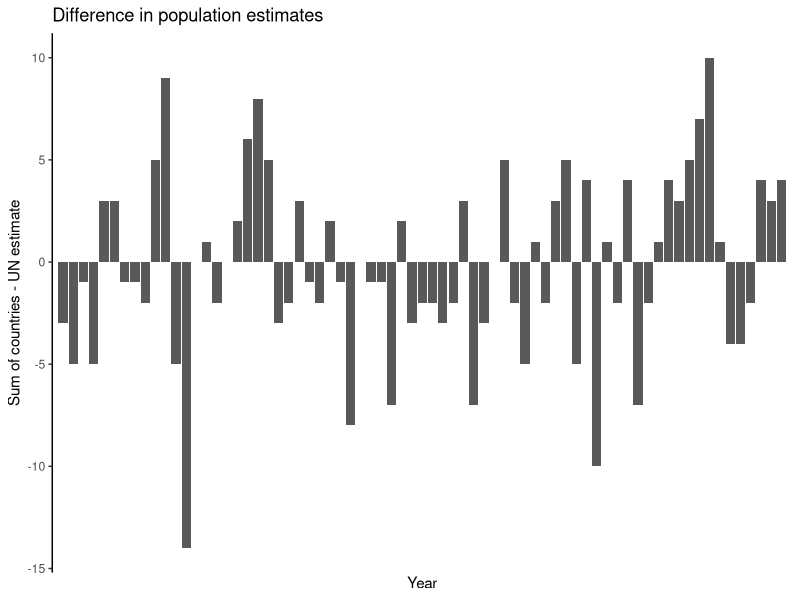
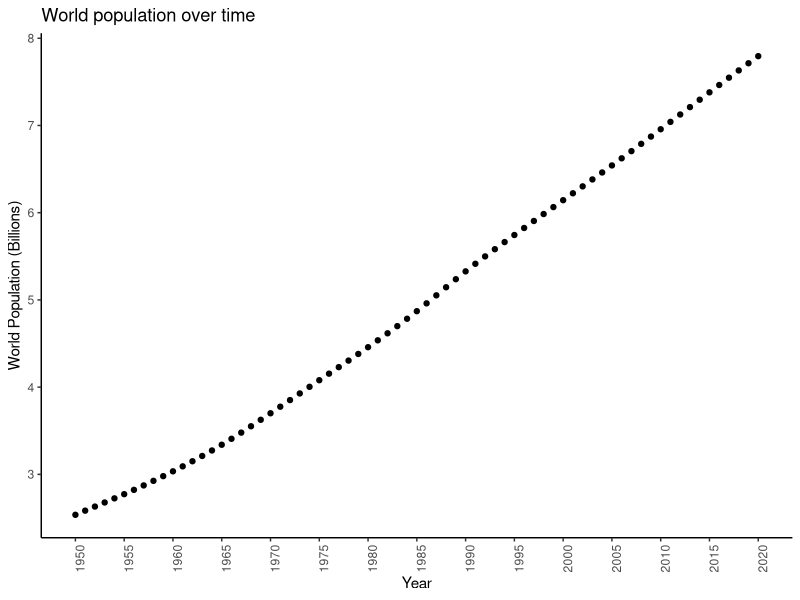
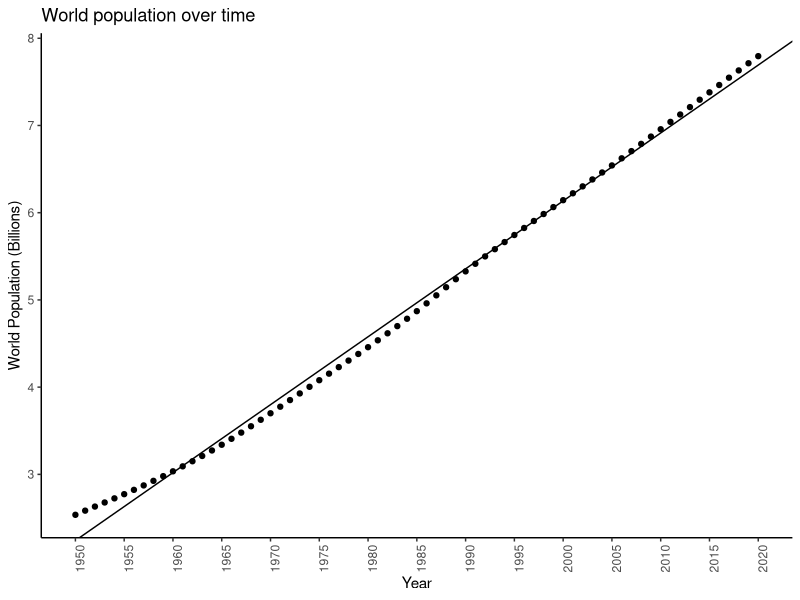
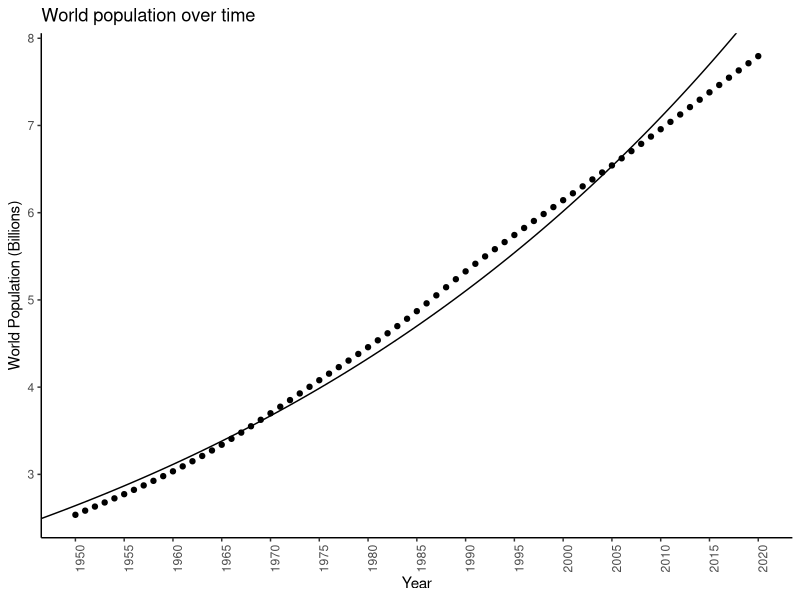
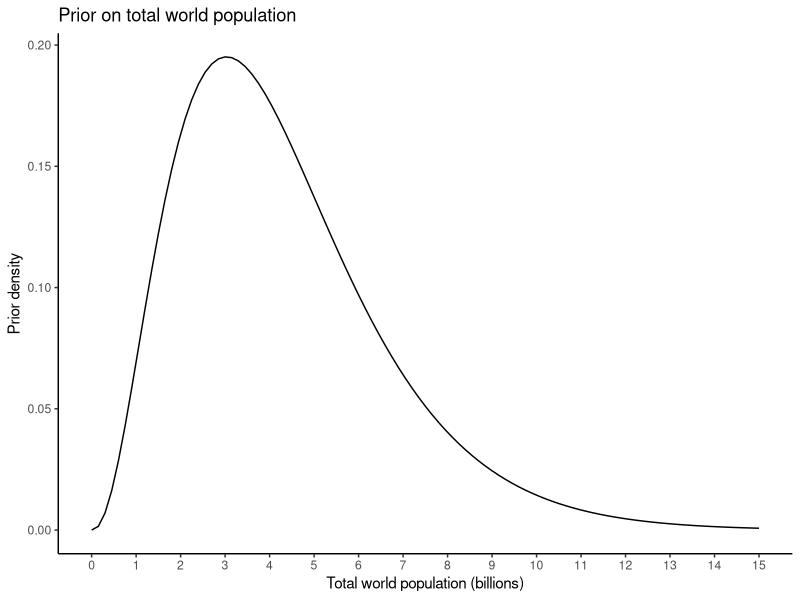
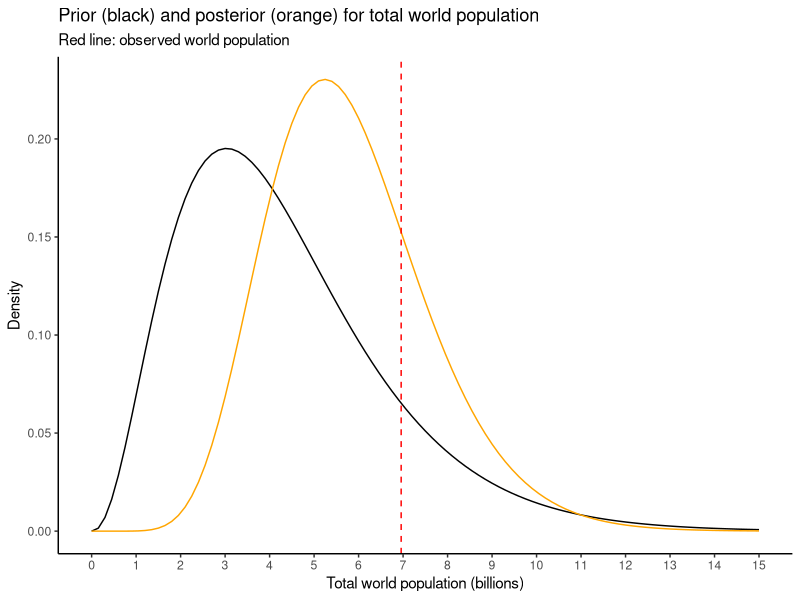
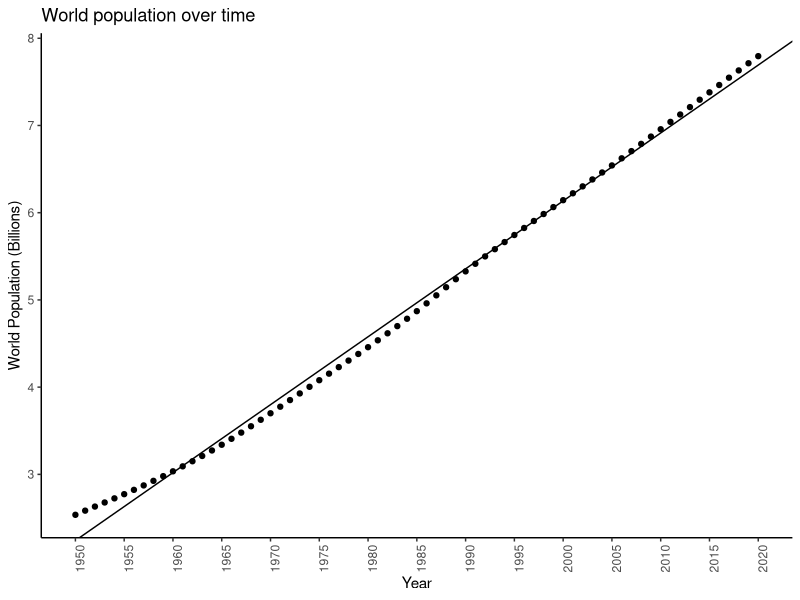
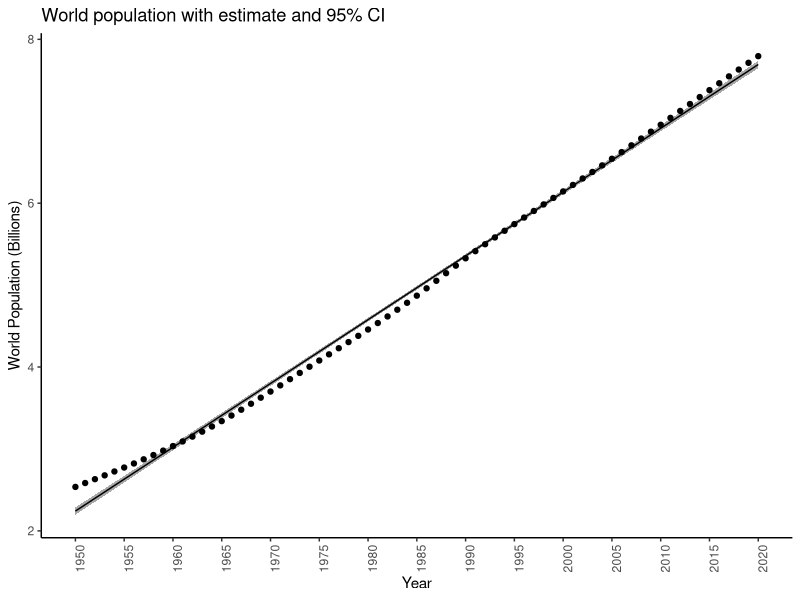

Write the R code that produced these figures, in order.
## ---- chunk 1
library(tidyverse)
library(patchwork)
## ---- chunk 2
worldpop <- readr::read_csv(
  file = "data/worldpop/worldpop-estimates.csv",
  col_names = TRUE,
  col_types = stringr::str_c(c("c",rep("n",71)),collapse = "")
)
glimpse(worldpop)
## ---- chunk 3
remove_space <- function(x) stringr::str_remove_all(x," ")
worldpop <- readr::read_csv(
  file = "data/worldpop/worldpop-estimates.csv",
  col_names = TRUE,
  col_types = stringr::str_c(rep("c",72),collapse = "")
) %>%
  # Remove the space
  mutate_at(vars(`1950`:`2020`),remove_space) %>%
  # Convert to numeric
  mutate_at(vars(`1950`:`2020`),as.numeric)
glimpse(worldpop)
## ---- chunk 4
worldpop <- worldpop %>%
  pivot_longer(
    `1950`:`2020`,
    names_to = "year",
    values_to = "population"
  ) %>%
  mutate(year = as.numeric(year))
glimpse(worldpop)




  
## ---- chunk 5
worldpop_summed <- worldpop %>%
  filter(country != "WORLD") %>%
  group_by(year) %>%
  summarize(worldpop = sum(population))

worldpop_un <- worldpop %>% filter(country == "WORLD")

worldpop_joined <- inner_join(worldpop_summed,worldpop_un,by = "year")
glimpse(worldpop_joined)
worldpop_joined %>%
  ggplot(aes(x = year,y = worldpop - population)) +
  theme_classic() + 
  geom_bar(stat = "identity") +
  theme(axis.text.x = element_text(angle = 90)) +
  labs(title = "Difference in population estimates",
       x = "Year",
       y = "Sum of countries - UN estimate") +
  scale_x_discrete(breaks = as.character(seq(1950,2020,by=5)))
## ---- chunk 6
remove_comma <- function(x) stringr::str_remove_all(x,",")
worldpop_pred_median <- readr::read_csv(
  file = "data/worldpop/worldpop-pred-median.csv",
  col_names = TRUE,
  col_types = stringr::str_c(rep("c",18),collapse = "")
) %>%
  # Remove the commas. R already removed the quotes.
  mutate_at(vars(`2020`:`2100`),remove_comma) %>%
  # Convert to numeric
  mutate_at(vars(`2020`:`2100`),as.numeric) %>%
  # Pivot to long format
  pivot_longer(
    `2020`:`2100`,
    names_to = "year",
    values_to = "population"
  ) %>%
  mutate(year = as.numeric(year))
glimpse(worldpop_pred_median)
## ---- chunk 7
worldpop_pred_lower95 <- readr::read_csv(
  file = "data/worldpop/worldpop-pred-lower95.csv",
  col_names = TRUE,
  col_types = stringr::str_c(rep("c",18),collapse = "")
) %>%
  # Remove the commas. R already removed the quotes.
  mutate_at(vars(`2020`:`2100`),remove_comma) %>%
  # Convert to numeric
  mutate_at(vars(`2020`:`2100`),as.numeric) %>%
  # Pivot to long format
  pivot_longer(
    `2020`:`2100`,
    names_to = "year",
    values_to = "population_lower95"
  ) %>%
  mutate(year = as.numeric(year))
worldpop_pred_upper95 <- readr::read_csv(
  file = "data/worldpop/worldpop-pred-upper95.csv",
  col_names = TRUE,
  col_types = stringr::str_c(rep("c",18),collapse = "")
) %>%
  # Remove the commas. R already removed the quotes.
  mutate_at(vars(`2020`:`2100`),remove_comma) %>%
  # Convert to numeric
  mutate_at(vars(`2020`:`2100`),as.numeric) %>%
  # Pivot to long format
  pivot_longer(
    `2020`:`2100`,
    names_to = "year",
    values_to = "population_upper95"
  ) %>%
  mutate(year = as.numeric(year))

worldpop_pred <- worldpop_pred_median %>%
  inner_join(worldpop_pred_lower95,by = c("country","year")) %>%
  inner_join(worldpop_pred_upper95,by = c("country","year"))

glimpse(worldpop_pred)
## ---- chunk 8
worldpopplot <- worldpop %>%
  filter(country=='WORLD') %>%
  ggplot(aes(x = year,y = population)) +
  theme_classic() +
  geom_point() +
  theme(axis.text.x = element_text(angle = 90)) +
  labs(title = "World population over time",
       x = "Year",
       y = "World Population (Billions)") +
  scale_x_continuous(breaks = seq(1950,2020,by=5)) +
  scale_y_continuous(labels = function(x) x*1e-06)
worldpopplot
## ---- chunk 9
popofworld <- worldpop %>% filter(country == 'WORLD') %>% pull(population)
cat("Mean: ",mean(diff(popofworld)),"\n")
## ---- chunk 10
diffmod <- lm(population ~ as.numeric(year),data = filter(worldpop,country == 'WORLD'))
summary(diffmod)
unname(coef(diffmod)[2]) # Should be close to the mean difference
## ---- chunk 11
worldpopplot + geom_abline(slope = coef(diffmod)[2],intercept = coef(diffmod)[1])
## ---- chunk 12
logpopdat <- worldpop %>%
  filter(country == 'WORLD') %>%
  mutate(logpopulation = log(population))
logmodel <- lm(logpopulation ~ year,data = logpopdat)
## ---- chunk 13
summary(logmodel)
exp(unname(coef(logmodel)[2])) - 1 # Delta
## ---- chunk 14
logpopdat %>%
  ggplot(aes(x = year,y = logpopulation)) +
  theme_classic() + 
  geom_point() +
  geom_abline(slope = coef(logmodel)[2],intercept = coef(logmodel)[1]) + 
  coord_trans(y = "exp") + 
  theme(axis.text.x = element_text(angle = 90)) +
  labs(title = "World population over time",
       x = "Year",
       y = "World Population (Billions)") +
  scale_x_continuous(breaks = seq(1950,2020,by=5)) +
  scale_y_continuous(breaks = log(3:8 * 1e06),labels = function(x) exp(x)*1e-06)
## ---- chunk 15
alpha <- 3.358
beta <- 0.778
priorplot <- tibble(xx = seq(0,15,length.out = 10000)) %>%
  ggplot(aes(x = xx)) +
  theme_classic() + 
  stat_function(fun = dgamma,args = list(shape = alpha,rate = beta)) +
  labs(title = "Prior on total world population",
       x = "Total world population (billions)",
       y = "Prior density") + 
  scale_x_continuous(breaks = seq(0,15,by = 1),labels = function(x) scales::comma(x))
priorplot
## ---- chunk 16
observedpop <- worldpop %>% filter(country == 'WORLD',year == 2010) %>% pull(population)
observedpop <- observedpop * 1e-06 # Convert to billions, from thousands
priorplot +
  stat_function(fun = dgamma,args = list(shape = alpha + observedpop,rate = beta+1),colour = "orange") +
  geom_vline(xintercept = observedpop,linetype = 'dashed',colour='red') +
  labs(title = "Prior (black) and posterior (orange) for total world population",
       subtitle = "Red line: observed world population",
       y = "Density")
## ---- chunk 17
getgammaparams <- function(qlower,qupper) {
    error <- function(x) {
      alpha <- exp(x[1])
      beta <- exp(x[2])
      
      e1 <- qgamma(.025,alpha,beta) - qlower
      e2 <- qgamma(.975,alpha,beta) - qupper
      
      e1^2 + e2^2
  }
  erd <- function(x) numDeriv::grad(error,x)
  opt <- optim(c(1,1),error,erd,method = "BFGS")
  out <- exp(opt$par)
  names(out) <- c('alpha','beta')
  out
}
## ---- chunk 18
getgammaparams(1,10)
## ---- chunk 19
getgammaparams(.1,15)
## ---- chunk 20
worldpopplot + geom_abline(slope = coef(diffmod)[2],intercept = coef(diffmod)[1])
## ---- chunk 21
predict(diffmod,newdata = data.frame(year = 2010),se.fit = TRUE,interval = "confidence")$fit
## ---- chunk 22
predict(diffmod,newdata = data.frame(year = 2010),se.fit = TRUE,interval = "prediction")$fit
## ---- chunk 23
# Note: removing the "newdata" argument gives
# predictions on the original values
worldpoponlyworld <- filter(worldpop,country=='WORLD')
preddat <- predict(diffmod,se.fit = TRUE,interval = "confidence")$fit %>%
  as_tibble()
preddat$year <- worldpoponlyworld$year
worldpoppred <- inner_join(worldpoponlyworld,preddat,by = "year")
glimpse(worldpoppred)

predplotconfint <- worldpoppred %>%
  ggplot(aes(x = year,y = fit)) +
  theme_classic() + 
  # Shaded region for the interval
  geom_ribbon(aes(ymin = lwr,ymax = upr),fill = "darkgrey") +
  geom_line() + 
  geom_point(aes(y = population)) +
  theme(axis.text.x = element_text(angle = 90)) +
  labs(title = "World population with estimate and 95% CI",
       x = "Year",
       y = "World Population (Billions)") +
  scale_x_continuous(breaks = seq(1950,2020,by=5)) +
  scale_y_continuous(labels = function(x) x*1e-06)
  
  

predplotconfint
## ---- chunk 24
# Note: removing the "newdata" argument gives
# predictions on the original values
worldpoponlyworld <- filter(worldpop,country=='WORLD')
preddat <- predict(diffmod,se.fit = TRUE,interval = "prediction")$fit %>%
  as_tibble()
preddat$year <- worldpoponlyworld$year
worldpoppred <- inner_join(worldpoponlyworld,preddat,by = "year")
glimpse(worldpoppred)

predplotpredint <- worldpoppred %>%
  ggplot(aes(x = year,y = fit)) +
  theme_classic() + 
  # Shaded region for the interval
  geom_ribbon(aes(ymin = lwr,ymax = upr),fill = "darkgrey") +
  geom_line() + 
  geom_point(aes(y = population)) +
  theme(axis.text.x = element_text(angle = 90)) +
  labs(title = "World population with estimate and 95% PI",
       x = "Year",
       y = "World Population (Billions)") +
  scale_x_continuous(breaks = seq(1950,2020,by=5)) +
  scale_y_continuous(labels = function(x) x*1e-06)
  
  

predplotpredint
## ---- chunk 25
worldpoponlyworld <- filter(worldpop,country=='WORLD')
preddat <- predict(logmodel,se.fit = TRUE,interval = "confidence")$fit %>%
  as_tibble()
preddat$year <- worldpoponlyworld$year
worldpoppred <- inner_join(worldpoponlyworld,preddat,by = "year")

logmodconfint <- worldpoppred %>%
  ggplot(aes(x = year,y = fit)) +
  theme_classic() + 
  # Shaded region for the interval
  geom_ribbon(aes(ymin = lwr,ymax = upr),fill = "darkgrey") +
  geom_line() + 
  geom_point(aes(y = log(population))) +
  coord_trans(y = "exp") + 
  theme(axis.text.x = element_text(angle = 90)) +
  labs(title = "World population with estimate and 95% CI",
       x = "Year",
       y = "World Population (Billions)") +
  scale_x_continuous(breaks = seq(1950,2020,by=5)) +
  scale_y_continuous(breaks = log(3:8 * 1e06),labels = function(x) exp(x)*1e-06)
  
worldpoponlyworld <- filter(worldpop,country=='WORLD')
preddat <- predict(logmodel,se.fit = TRUE,interval = "prediction")$fit %>%
  as_tibble()
preddat$year <- worldpoponlyworld$year
worldpoppred <- inner_join(worldpoponlyworld,preddat,by = "year")

logmodpredint <- worldpoppred %>%
  ggplot(aes(x = year,y = fit)) +
  theme_classic() + 
  # Shaded region for the interval
  geom_ribbon(aes(ymin = lwr,ymax = upr),fill = "darkgrey") +
  geom_line() + 
  geom_point(aes(y = log(population))) +
  coord_trans(y = "exp") + 
  theme(axis.text.x = element_text(angle = 90)) +
  labs(title = "World population with estimate and 95% PI",
       x = "Year",
       y = "World Population (Billions)") +
  scale_x_continuous(breaks = seq(1950,2020,by=5)) +
  scale_y_continuous(breaks = log(3:8 * 1e06),labels = function(x) exp(x)*1e-06)
  


logmodconfint | logmodpredint
## ---- chunk 26
# Prior params
alpha <- 3.358
beta <- 0.778
# Y: observed world population
observedpop <- worldpop %>% filter(country == 'WORLD',year == 2010) %>% pull(population)
observedpop <- observedpop * 1e-06 # Convert to billions, from thousands
# Posterior mode
lambda_mode <- (alpha + observedpop - 1) / (beta + 1)
# Posterior mean
lambda_mean <- (alpha + observedpop) / (beta + 1)
# Posterior median
lambda_med <- qgamma(.5,alpha + observedpop,beta+1)
# Look at them all
c(
  'observed' = observedpop,
  'post_mode' = lambda_mode,
  'post_mean' = lambda_mean,
  'post_med' = lambda_med
)
## ---- chunk 27
# Prior params
alpha <- 3.358
beta <- 0.778
# Prior mode
prior_mode <- (alpha - 1) / (beta)
# Prior mean
prior_mean <- (alpha) / (beta)
# Prior median
prior_med <- qgamma(.5,alpha,beta)
# Look at them all
c(
  'observed' = observedpop,
  'prior_mode' = prior_mode,
  'prior_mean' = prior_mean,
  'prior_med' = prior_med
)
## ---- chunk 28
# Lower interval
lowerint <- c(0,qgamma(.95,alpha+observedpop,beta+1))
# Upper interval
# Top point should be Inf, had to use big finite value for plotting
upperint <- c(qgamma(.05,alpha+observedpop,beta+1),15) # Should be Inf
# Middle interval, most common
middleint <- qgamma(c(.025,.975),alpha+observedpop,beta+1)
# Plot them
baseplot <- tibble(x = c(0,15)) %>%
  ggplot(aes(x = x)) +
  theme_classic() + 
  stat_function(fun = dgamma,args = list(shape = alpha+observedpop,rate = beta+1))

lowerplot <- baseplot + 
  stat_function(fun = dgamma,
                args = list(shape = alpha+observedpop,rate = beta+1),
                xlim = lowerint,
                geom = "area",
                alpha = 0.3) +
  labs(title = "Lower one-sided 95% posterior credible interval",
       x = expression(lambda),y = "Posterior Density")

upperplot <- baseplot + 
  stat_function(fun = dgamma,
                args = list(shape = alpha+observedpop,rate = beta+1),
                xlim = upperint,
                geom = "area",
                alpha = 0.3) +
  labs(title = "Upper one-sided 95% posterior credible interval",
       x = expression(lambda),y = "Posterior Density")

middleplot <- baseplot + 
  stat_function(fun = dgamma,
                args = list(shape = alpha+observedpop,rate = beta+1),
                xlim = middleint,
                geom = "area",
                alpha = 0.3) +
  labs(title = "Two-sided 95% posterior credible interval",
       x = expression(lambda),y = "Posterior Density")

lowerplot / middleplot / upperplot


## ---- chunk 29
sample_from_the_posterior <- rgamma(1000,alpha+observedpop,beta+1)
## ---- chunk 30
# Mean
mean(sample_from_the_posterior)
lambda_mean
# Ok, the mode is a bit trickier (actually in practice this is the one
# that I would always calculate using math or brute-force optimization):
ss <- round(sample_from_the_posterior,3)
sst <- table(ss)
names(sst[sst == max(sst)])
lambda_mode
# Difficult to calculate and not that accurate
# Everything else is pretty good though:
# Quantiles and median
mm <- median(sample_from_the_posterior)
q2.5 <- quantile(sample_from_the_posterior,.025)
q97.5 <- quantile(sample_from_the_posterior,.975)
c(q2.5,mm,q97.5)

c(middleint[1],lambda_med,middleint[2])
## ---- chunk 31
glimpse(worldpop_pred)
## ---- chunk 32
whopredplot <- worldpop_pred %>%
  filter(country == 'WORLD') %>%
  ggplot(aes(x = year)) +
  theme_classic() +
  geom_point(aes(y = population*1e-06)) +
  geom_ribbon(aes(ymin = population_lower95*1e-06,ymax = population_upper95*1e-06),alpha = .1) + 
  labs(title = "WHO predicted world population with 95% prediction interval",
       x = "Year",
       y = "World population (Billions)")
whopredplot
## ---- chunk 33
# Predict for the same years as the WHO
datatopredict <- data.frame(year = sort(unique(worldpop_pred$year)))
preddat <- predict(diffmod,newdata = datatopredict,se.fit = TRUE,interval = "prediction")$fit %>%
  as_tibble()
preddat$year <- datatopredict$year
worldpoppred <- inner_join(datatopredict,preddat,by = "year")
glimpse(worldpoppred)

predplotpredint <- worldpoppred %>%
  ggplot(aes(x = year,y = fit)) +
  theme_classic() + 
  # Shaded region for the interval
  geom_ribbon(aes(ymin = lwr,ymax = upr),alpha = .1) +
  geom_line() + 
  theme(axis.text.x = element_text(angle = 90)) +
  labs(title = "World population with estimate and 95% PI",
       x = "Year",
       y = "World Population (Billions)") +
  scale_x_continuous(breaks = seq(2020,2100,by=10)) +
  scale_y_continuous(labels = function(x) x*1e-06,breaks = (8:14)*1e06)
  
  

predplotpredint | whopredplot
## ---- chunk 34
datatopredict <- data.frame(year = sort(unique(worldpop_pred$year)))
preddat <- predict(logmodel,newdata = datatopredict,se.fit = TRUE,interval = "prediction")$fit %>%
  as_tibble()
preddat$year <- datatopredict$year
worldpoppred <- inner_join(datatopredict,preddat,by = "year")
glimpse(worldpoppred)

predplotpredint <- worldpoppred %>%
  ggplot(aes(x = year,y = exp(fit))) +
  theme_classic() + 
  # Shaded region for the interval
  geom_ribbon(aes(ymin = exp(lwr),ymax = exp(upr)),alpha = .1) +
  geom_line() + 
  theme(axis.text.x = element_text(angle = 90)) +
  labs(title = "World population with estimate and 95% PI",
       x = "Year",
       y = "World Population (Billions)") +
  scale_x_continuous(breaks = seq(2020,2100,by=10)) +
  scale_y_continuous(labels = function(x) x*1e-06,breaks = seq(5,40,by=2)*1e06)
  
predplotpredint | whopredplot
